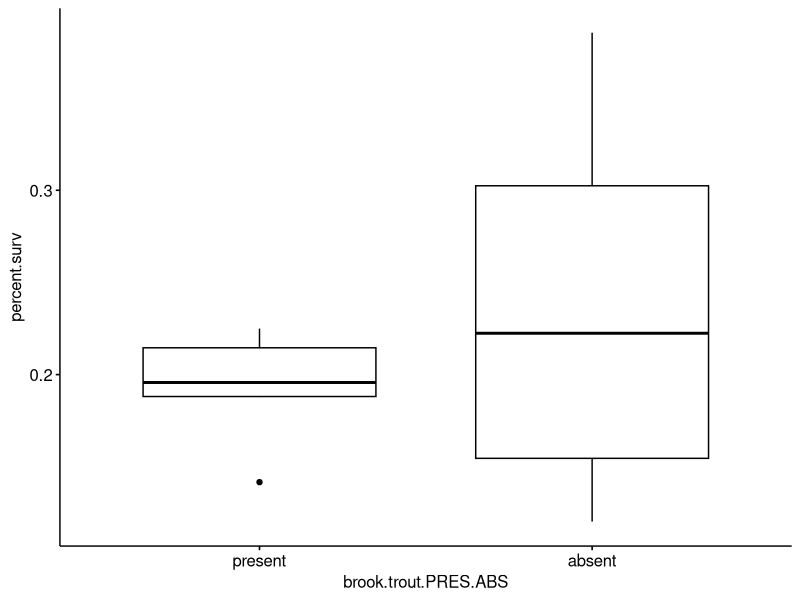
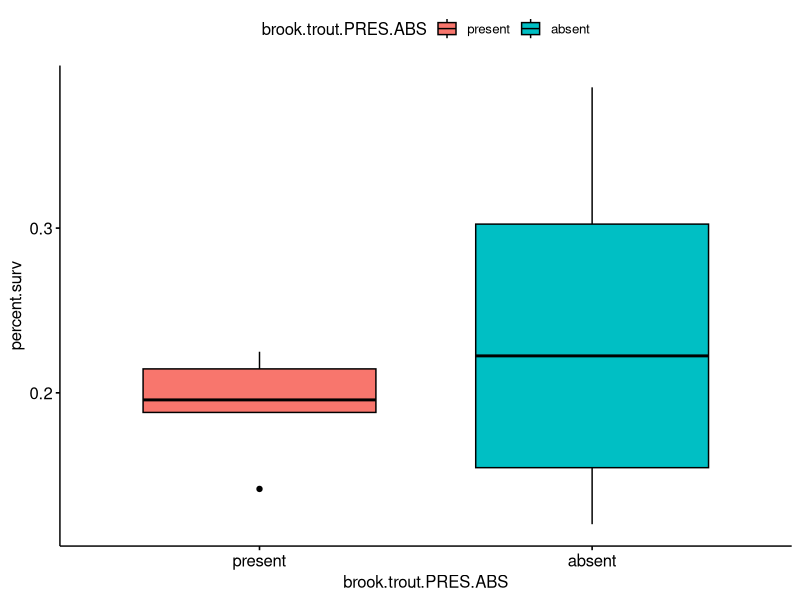
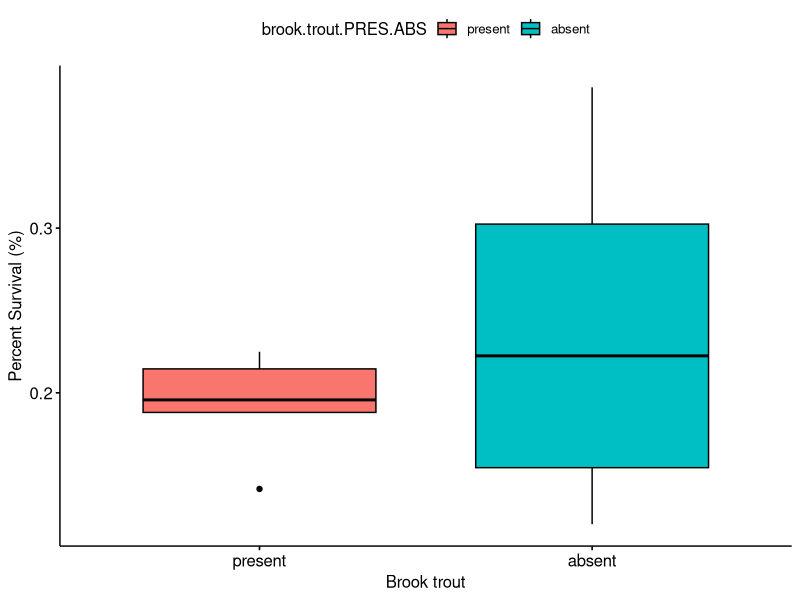
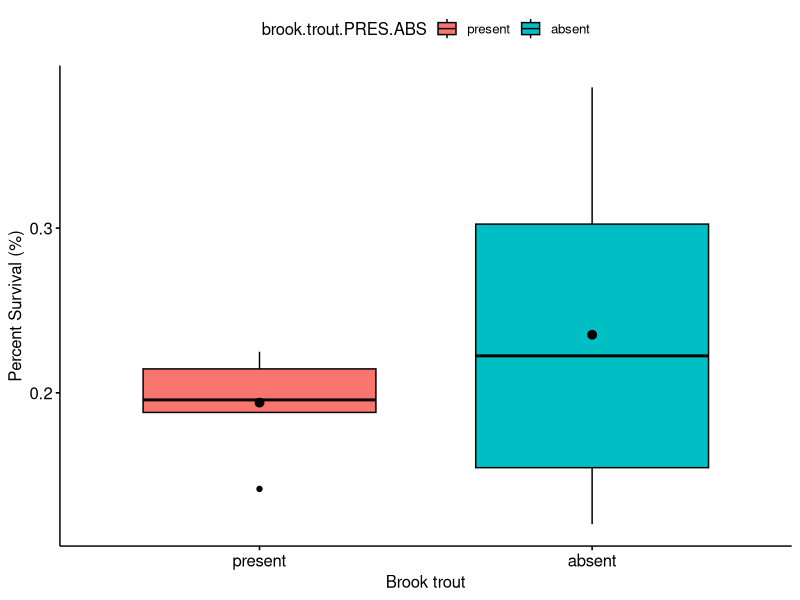
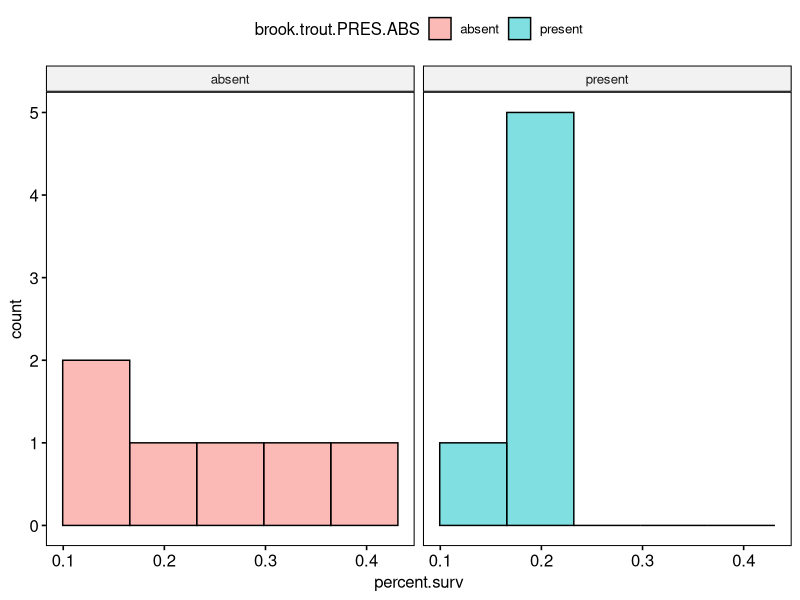
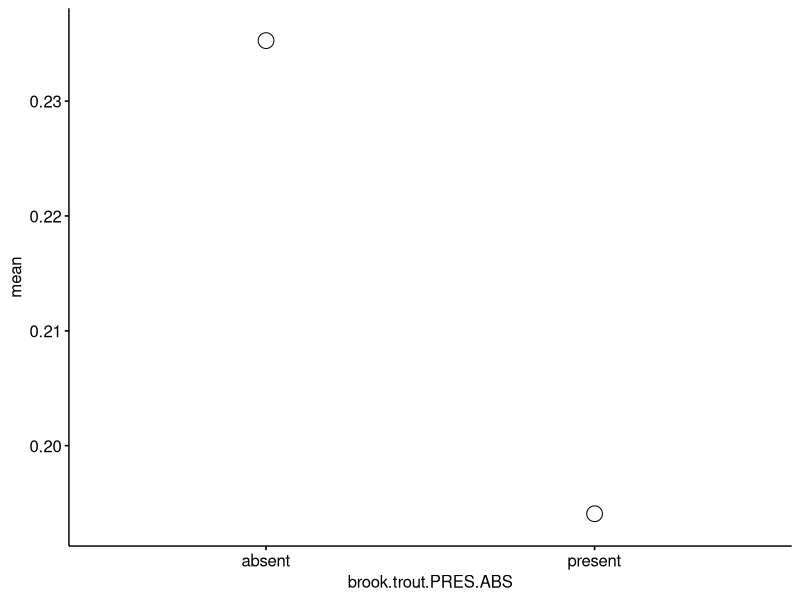
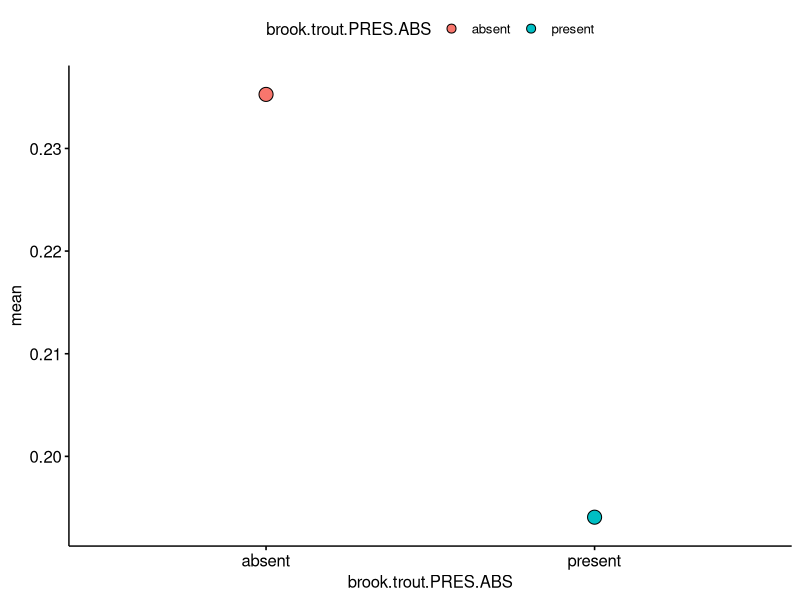
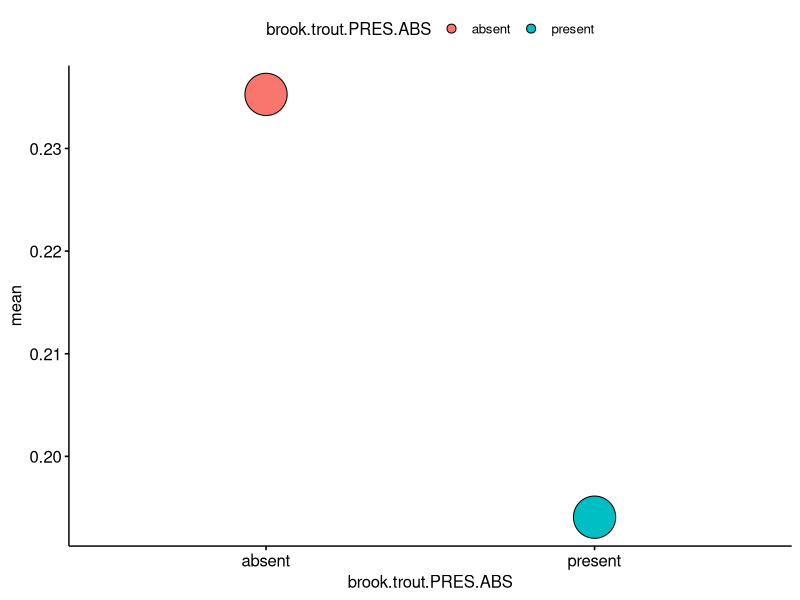

Here is the R script that generated these plots, in order:
## ---- chunk 1
knitr::opts_chunk$set(echo = TRUE,
                      fig.width = 4, 
                      fig.height = 2,
                      warning = FALSE,
                      message = FALSE)
## ---- chunk 2
# For plots
library(ggplot2)

# Great ggplot helper functions
library(ggpubr)

#data manipulation
library(dplyr)
## ---- chunk 3
options()$digits
## ---- chunk 4
options(digits = 4)
## ---- chunk 5
brook.trout.PRES.ABS <- c("present","present","present","present","present","present",
                          "absent", "absent", "absent", "absent", "absent", "absent")
## ---- chunk 6
  brook.trout.PRES.ABS <- c(rep("present",6,),rep("absent",6))
## ---- chunk 7
salmon.released <- c(820,960,700,545,769,1001,467,959,1029,27,998,936)
## ---- chunk 8
salmon.surv <- c(166,136,153,103,173,188,180,178,326,7,120,135)
## ---- chunk 9
salmon <- data.frame(brook.trout.PRES.ABS,
                     salmon.released,
                     salmon.surv)
## ---- chunk 10
dim(salmon)
## ---- chunk 11
percent.surv <-salmon$salmon.surv/salmon$salmon.released
## ---- chunk 12
summary(percent.surv)
## ---- chunk 13

salmon$percent.surv <- percent.surv

## ---- chunk 14

#Look at the whole datafame
salmon

#summary() of whole dataframe
summary(salmon)

## ---- chunk 15
ggboxplot(data = salmon,
          y = "percent.surv",
          x = "brook.trout.PRES.ABS")
## ---- chunk 16
ggboxplot(data = salmon,
          y = "percent.surv",
          x = "brook.trout.PRES.ABS",
          fill = "brook.trout.PRES.ABS")#
## ---- chunk 17
ggboxplot(data = salmon,
          y = "percent.surv",
          x = "brook.trout.PRES.ABS",
          fill = "brook.trout.PRES.ABS",
          xlab = "Brook trout",         #
          ylab = "Percent Survival (%)")#
## ---- chunk 18
ggboxplot(data = salmon,
          y = "percent.surv",
          x = "brook.trout.PRES.ABS",
          fill = "brook.trout.PRES.ABS",
          xlab = "Brook trout",         
          ylab = "Percent Survival (%)",
          add = "mean")#
## ---- chunk 19
gghistogram(data = salmon,
            x = "percent.surv",
            fill = "brook.trout.PRES.ABS",
            bins = 5,
            facet.by = "brook.trout.PRES.ABS")
## ---- chunk 20
salmon
## ---- chunk 21

salmon %>% 
    summarize(mean(percent.surv))

   
## ---- chunk 22
salmon %>% 
    summarize(mean(percent.surv),
              sd(percent.surv))
## ---- chunk 23
    #mean on a single column
    mean(salmon$percent.surv)
    
    #summary on a single column
    summary(salmon$percent.surv)
## ---- chunk 24
salmon %>% 
  group_by(brook.trout.PRES.ABS) %>% 
    summarize(mean(percent.surv))
## ---- chunk 25
salmon %>% 
  group_by(brook.trout.PRES.ABS) %>% 
    summarize(mean(percent.surv),
              sd(percent.surv))
## ---- chunk 26
my.summary <- salmon %>% 
  group_by(brook.trout.PRES.ABS) %>% 
    summarize(mean(percent.surv),
              sd(percent.surv))
## ---- chunk 27
my.summary
## ---- chunk 28
my.summary <- salmon %>% 
  group_by(brook.trout.PRES.ABS) %>% 
    summarize(mean = mean(percent.surv),
              sd = sd(percent.surv))
## ---- chunk 29
my.summary <- salmon %>% 
  group_by(brook.trout.PRES.ABS) %>% 
    summarize(mean = mean(percent.surv),
              sd = sd(percent.surv),
              N = length(percent.surv))
## ---- chunk 30

my.summary$SE <- my.summary$sd/sqrt(my.summary$N)

## ---- chunk 31
ggdotplot(data = my.summary,
          y = "mean",
          x = "brook.trout.PRES.ABS")
## ---- chunk 32
ggdotplot(data = my.summary,
          y = "mean",
          x = "brook.trout.PRES.ABS",
           fill = "brook.trout.PRES.ABS")
## ---- chunk 33
ggdotplot(data = my.summary,
          y = "mean",
          x = "brook.trout.PRES.ABS",
          fill = "brook.trout.PRES.ABS",
          size = 3) 

## ---- chunk 34
ggdotplot(data = my.summary,
          y = "mean",
          x = "brook.trout.PRES.ABS",
          fill = "brook.trout.PRES.ABS",
          size = 3) + 
  geom_errorbar(aes(ymax = mean + SE,
                    ymin = mean - SE))
